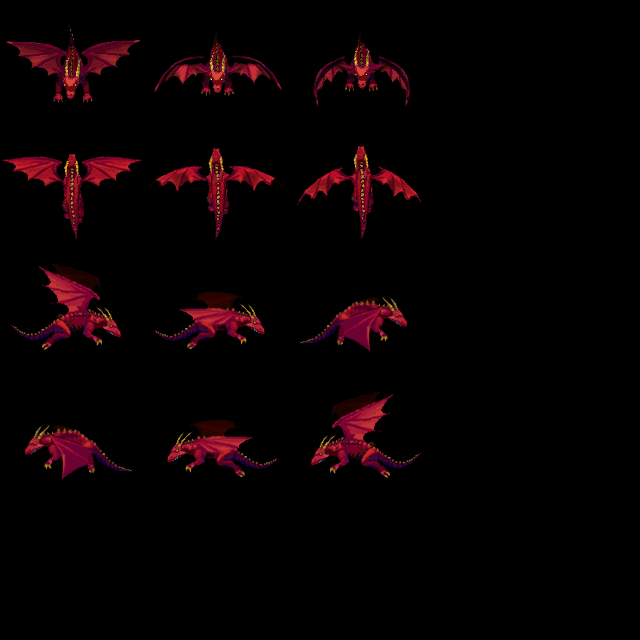

The image is a tile-based game level rendered from a .tmx file. Its description and complete source (layers, tilesets, objects, tile grids) follow:
An orthogonal 40x40 tile map with 16x16 px tiles, 1 tile layer (Tile Layer 1).

<map version="1.10" tiledversion="1.11.0" orientation="orthogonal" renderorder="right-down" width="40" height="40" tilewidth="16" tileheight="16" infinite="0" nextlayerid="2" nextobjectid="1">
 <tileset firstgid="1" source="flying_dragon-red.tsx" />
 <layer id="1" name="Tile Layer 1" width="40" height="40">
  <data encoding="csv">
433,434,435,436,437,438,439,440,441,442,443,444,445,446,447,448,449,450,451,452,453,454,455,456,457,458,459,0,0,0,0,0,0,0,0,0,0,0,0,0,
460,461,462,463,464,465,466,467,468,469,470,471,472,473,474,475,476,477,478,479,480,481,482,483,484,485,486,0,0,0,0,0,0,0,0,0,0,0,0,0,
487,488,489,490,491,492,493,494,495,496,497,498,499,500,501,502,503,504,505,506,507,508,509,510,511,512,513,0,0,0,0,0,0,0,0,0,0,0,0,0,
514,515,516,517,518,519,520,521,522,523,524,525,526,527,528,529,530,531,532,533,534,535,536,537,538,539,540,0,0,0,0,0,0,0,0,0,0,0,0,0,
541,542,543,544,545,546,547,548,549,550,551,552,553,554,555,556,557,558,559,560,561,562,563,564,565,566,567,0,0,0,0,0,0,0,0,0,0,0,0,0,
568,569,570,571,572,573,574,575,576,577,578,579,580,581,582,583,584,585,586,587,588,589,590,591,592,593,594,0,0,0,0,0,0,0,0,0,0,0,0,0,
595,596,597,598,599,600,601,602,603,604,605,606,607,608,609,610,611,612,613,614,615,616,617,618,619,620,621,0,0,0,0,0,0,0,0,0,0,0,0,0,
622,623,624,625,626,627,628,629,630,631,632,633,634,635,636,637,638,639,640,641,642,643,644,645,646,647,648,0,0,0,0,0,0,0,0,0,0,0,0,0,
1,2,3,4,5,6,7,8,9,10,11,12,13,14,15,16,17,18,19,20,21,22,23,24,25,26,27,0,0,0,0,0,0,0,0,0,0,0,0,0,
28,29,30,31,32,33,34,35,36,37,38,39,40,41,42,43,44,45,46,47,48,49,50,51,52,53,54,0,0,0,0,0,0,0,0,0,0,0,0,0,
55,56,57,58,59,60,61,62,63,64,65,66,67,68,69,70,71,72,73,74,75,76,77,78,79,80,81,0,0,0,0,0,0,0,0,0,0,0,0,0,
82,83,84,85,86,87,88,89,90,91,92,93,94,95,96,97,98,99,100,101,102,103,104,105,106,107,108,0,0,0,0,0,0,0,0,0,0,0,0,0,
109,110,111,112,113,114,115,116,117,118,119,120,121,122,123,124,125,126,127,128,129,130,131,132,133,134,135,0,0,0,0,0,0,0,0,0,0,0,0,0,
136,137,138,139,140,141,142,143,144,145,146,147,148,149,150,151,152,153,154,155,156,157,158,159,160,161,162,0,0,0,0,0,0,0,0,0,0,0,0,0,
163,164,165,166,167,168,169,170,171,172,173,174,175,176,177,178,179,180,181,182,183,184,185,186,187,188,189,0,0,0,0,0,0,0,0,0,0,0,0,0,
190,191,192,193,194,195,196,197,198,199,200,201,202,203,204,205,206,207,208,209,210,211,212,213,214,215,216,0,0,0,0,0,0,0,0,0,0,0,0,0,
217,218,219,220,221,222,223,224,225,226,227,228,229,230,231,232,233,234,235,236,237,238,239,240,241,242,243,0,0,0,0,0,0,0,0,0,0,0,0,0,
244,245,246,247,248,249,250,251,252,253,254,255,256,257,258,259,260,261,262,263,264,265,266,267,268,269,270,0,0,0,0,0,0,0,0,0,0,0,0,0,
271,272,273,274,275,276,277,278,279,280,281,282,283,284,285,286,287,288,289,290,291,292,293,294,295,296,297,0,0,0,0,0,0,0,0,0,0,0,0,0,
298,299,300,301,302,303,304,305,306,307,308,309,310,311,312,313,314,315,316,317,318,319,320,321,322,323,324,0,0,0,0,0,0,0,0,0,0,0,0,0,
325,326,327,328,329,330,331,332,333,334,335,336,337,338,339,340,341,342,343,344,345,346,347,348,349,350,351,0,0,0,0,0,0,0,0,0,0,0,0,0,
352,353,354,355,356,357,358,359,360,361,362,363,364,365,366,367,368,369,370,371,372,373,374,375,376,377,378,0,0,0,0,0,0,0,0,0,0,0,0,0,
379,380,381,382,383,384,385,386,387,388,389,390,391,392,393,394,395,396,397,398,399,400,401,402,403,404,405,0,0,0,0,0,0,0,0,0,0,0,0,0,
406,407,408,409,410,411,412,413,414,415,416,417,418,419,420,421,422,423,424,425,426,427,428,429,430,431,432,0,0,0,0,0,0,0,0,0,0,0,0,0,
649,650,651,652,653,654,655,656,657,658,659,660,661,662,663,664,665,666,667,668,669,670,671,672,673,674,675,0,0,0,0,0,0,0,0,0,0,0,0,0,
676,677,678,679,680,681,682,683,684,685,686,687,688,689,690,691,692,693,694,695,696,697,698,699,700,701,702,0,0,0,0,0,0,0,0,0,0,0,0,0,
703,704,705,706,707,708,709,710,711,712,713,714,715,716,717,718,719,720,721,722,723,724,725,726,727,728,729,0,0,0,0,0,0,0,0,0,0,0,0,0,
730,731,732,733,734,735,736,737,738,739,740,741,742,743,744,745,746,747,748,749,750,751,752,753,754,755,756,0,0,0,0,0,0,0,0,0,0,0,0,0,
757,758,759,760,761,762,763,764,765,766,767,768,769,770,771,772,773,774,775,776,777,778,779,780,781,782,783,0,0,0,0,0,0,0,0,0,0,0,0,0,
784,785,786,787,788,789,790,791,792,793,794,795,796,797,798,799,800,801,802,803,804,805,806,807,808,809,810,0,0,0,0,0,0,0,0,0,0,0,0,0,
0,0,0,0,0,0,0,0,0,0,0,0,0,0,0,0,0,0,0,0,0,0,0,0,0,0,0,0,0,0,0,0,0,0,0,0,0,0,0,0,
0,0,0,0,0,0,0,0,0,0,0,0,0,0,0,0,0,0,0,0,0,0,0,0,0,0,0,0,0,0,0,0,0,0,0,0,0,0,0,0,
0,0,0,0,0,0,0,0,0,0,0,0,0,0,0,0,0,0,0,0,0,0,0,0,0,0,0,0,0,0,0,0,0,0,0,0,0,0,0,0,
0,0,0,0,0,0,0,0,0,0,0,0,0,0,0,0,0,0,0,0,0,0,0,0,0,0,0,0,0,0,0,0,0,0,0,0,0,0,0,0,
0,0,0,0,0,0,0,0,0,0,0,0,0,0,0,0,0,0,0,0,0,0,0,0,0,0,0,0,0,0,0,0,0,0,0,0,0,0,0,0,
0,0,0,0,0,0,0,0,0,0,0,0,0,0,0,0,0,0,0,0,0,0,0,0,0,0,0,0,0,0,0,0,0,0,0,0,0,0,0,0,
0,0,0,0,0,0,0,0,0,0,0,0,0,0,0,0,0,0,0,0,0,0,0,0,0,0,0,0,0,0,0,0,0,0,0,0,0,0,0,0,
0,0,0,0,0,0,0,0,0,0,0,0,0,0,0,0,0,0,0,0,0,0,0,0,0,0,0,0,0,0,0,0,0,0,0,0,0,0,0,0,
0,0,0,0,0,0,0,0,0,0,0,0,0,0,0,0,0,0,0,0,0,0,0,0,0,0,0,0,0,0,0,0,0,0,0,0,0,0,0,0,
0,0,0,0,0,0,0,0,0,0,0,0,0,0,0,0,0,0,0,0,0,0,0,0,0,0,0,0,0,0,0,0,0,0,0,0,0,0,0,0
</data>
 </layer>
</map>
